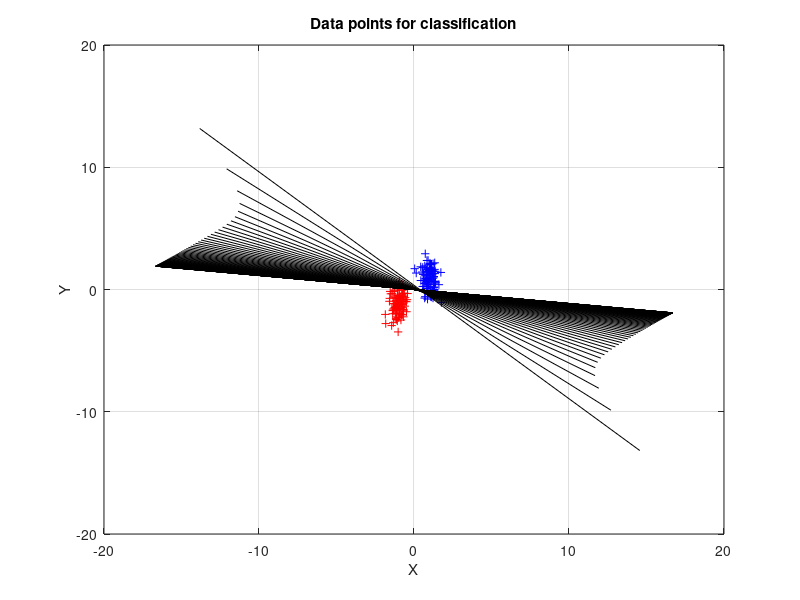

The MATLAB source for this figure:
clear all
close all
clc

% ANN Project 1
% Create data and imply single layer perceptron learning

%%          3.1.1 create Datasets
% Create 2 datasets of multivariant distribution (with mu and sigma)
% with linearly seperable data (100 points per class)

%rng default;                    %Will always produce the same randon data

% first group of data
mu1 = [10,4];
sigma1 = [10,1;1,10];
data1 = mvnrnd(mu1,sigma1,100);  %Produces multivariant normal distributed data
data1(:,1) = data1(:,1)./10;
data1(:,2) = data1(:,2)./4;

%second group of data
mu2 = [-10,-4];
sigma2 = [10,1;1,10];
data2 = mvnrnd(mu2,sigma2,100);  %Produces multivariant normal distributed data
data2(:,1) = data2(:,1)./10;
data2(:,2) = data2(:,2)./4;

% combine data into one matrix and add bias line in input
all_data = [data1; data2];
all_data = all_data';
all_data = [all_data; ones(1,200)]; %All data including the bias line

% Create an output matrix
target = [ones(1,100), -ones(1,100)];   %first data group is 1 and second is -1

% create a weight matrix
[numDims, numInst] = size(all_data);
numClasses = size(target,1);
weights = rand(numClasses, numDims);
delta_weight = zeros(numClasses, numDims);

%%          Plotting of data points

figure(1)
plot(all_data(1,1:100),all_data(2,1:100),'b+')
grid on
title('Data points for classification')
xlabel('X')
ylabel('Y')

hold on
plot(all_data(1,101:200),all_data(2,101:200),'r+')

%%          3.1.2 Single-layer perceptron

% perceptron learning
% using a batch learning algorithm
% Learning parameters with rate and maximum number of iterations
alpha = 0.7;
eta = 0.001;
max_iter = 100;     %Max number of iterations
iter = 0;           %iteration counter

while iter <= max_iter
    iter = iter + 1;
    % forward pass
    y = weights * all_data;         %Bias part is included in both the weights and the data
    %out = 2./(1 + exp(-y)) - 1;     %transfer to -1 and 1
        
    %backward pass
    %delta_out = (out - target).*(1 + out).*(1 - out)*0.5;
    delta_out = (target - y);
     
    %weight update
    weights(1,1) = weights(1,1) + eta.*delta_out*all_data(1,:)';
    weights(1,2) = weights(1,2) + eta.*delta_out*all_data(2,:)';
    weights(1,3) = weights(1,3) + eta.*delta_out*all_data(3,:)';  

    %Plotting of weights
    hold on
    axis([-20 20 -20 20])
    pointx = [(-20*weights(1,1) + weights(1,3)), (20*weights(1,1) + weights(1,3))]; %Bias-weight is added to the x-value
    pointy = [20*weights(1,2),-20*weights(1,2)];
    line(pointx,pointy,'Color','black','LineStyle','-')

    weights
    pause(0.1)

end
hold off

% Calculate mean square error
meansquare_error = mean(delta_out.^2)
% Show misclassifications
missclass = 0;
for i = 1:length(target)
    if i <= 100 && y(i) < 0
        missclass = missclass + 1;
        missclass_data = i;
    elseif i > 100 && y(i) > 0
        missclass = missclass + 1;
        missclass_data = i;
    end
end

missclass
